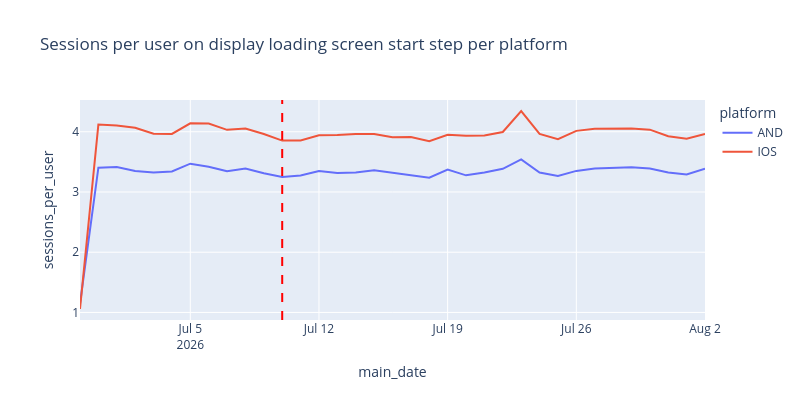
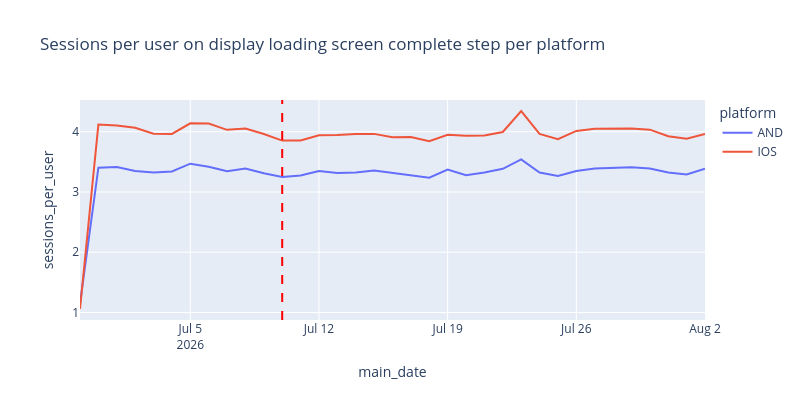

Notebook source saved alongside these figures, in order:
### Markdown cell above
### Start and Complete

### Code cell
fig = px.line(data_bootstrap_applaunch_strt, 
              x='main_date', 
              y='sessions_per_user',
              color='platform',
              title='Sessions per user on display loading screen start step per platform',
              width=800,
              height=400,
              hover_data={'main_date': True, 'unique_users':True},
)

# draw a vertical line at the date 2026-07-10 to indicate the start of the cohort window
fig.add_vline(x='2026-07-10', line_dash="dash", line_color="red")
# do not attach the y-axis to zero
fig.update_yaxes(rangemode="normal")

fig.show()

fig = px.line(data_bootstrap_applaunch_cmpt,
              x='main_date', 
              y='sessions_per_user',
              color='platform',
              title='Sessions per user on display loading screen complete step per platform',
              width=800,
              height=400,
              hover_data={'main_date': True, 'unique_users':True},
)

# draw a vertical line at the date 2026-07-10 to indicate the start of the cohort window
fig.add_vline(x='2026-07-10', line_dash="dash", line_color="red")
# do not attach the y-axis to zero
fig.update_yaxes(rangemode="normal")

fig.show()

### Figure 1 — Plotly figure (JSON) as saved in the notebook; plotly's stock layout.template omitted (floating-point values rounded to 4 significant figures)
{"data": [{"customdata": [[7], [30934], [30618], [30580], [30079], [29394], [30327], [30255], [30524], [30296], [30241], [29784], [29355], [30013], [29912], [29977], [29468], [29153], [28878], [28503], [28878], [28881], [28759], [28613], [28474], [27947], [27399], [28185], [27798], [27579], [27444], [27135], [26890], [26181], [26669]], "hovertemplate": "platform=AND<br>main_date=%{x}<br>sessions_per_user=%{y}<br>unique_users=%{customdata[0]}<extra></extra>", "legendgroup": "AND", "line": {"color": "#636efa", "dash": "solid"}, "marker": {"symbol": "circle"}, "mode": "lines", "name": "AND", "orientation": "v", "showlegend": true, "type": "scatter", "x": ["2026-06-29", "2026-06-30", "2026-07-01", "2026-07-02", "2026-07-03", "2026-07-04", "2026-07-05", "2026-07-06", "2026-07-07", "2026-07-08", "2026-07-09", "2026-07-10", "2026-07-11", "2026-07-12", "2026-07-13", "2026-07-14", "2026-07-15", "2026-07-16", "2026-07-17", "2026-07-18", "2026-07-19", "2026-07-20", "2026-07-21", "2026-07-22", "2026-07-23", "2026-07-24", "2026-07-25", "2026-07-26", "2026-07-27", "2026-07-28", "2026-07-29", "2026-07-30", "2026-07-31", "2026-08-01", "2026-08-02"], "xaxis": "x", "y": [1.143, 3.403, 3.417, 3.349, 3.323, 3.34, 3.47, 3.42, 3.345, 3.391, 3.31, 3.249, 3.276, 3.35, 3.315, 3.323, 3.359, 3.32, 3.276, 3.238, 3.373, 3.277, 3.323, 3.385, 3.542, 3.323, 3.267, 3.35, 3.389, 3.398, 3.411, 3.39, 3.324, 3.292, 3.387], "yaxis": "y"}, {"customdata": [[35], [46073], [45661], [45220], [44638], [43626], [44852], [45365], [45368], [45311], [45247], [44479], [43662], [44955], [45090], [45099], [44634], [44271], [43413], [42888], [43861], [43756], [43820], [43638], [43177], [42261], [41282], [42274], [42346], [41812], [41604], [40993], [40446], [39106], [40037]], "hovertemplate": "platform=IOS<br>main_date=%{x}<br>sessions_per_user=%{y}<br>unique_users=%{customdata[0]}<extra></extra>", "legendgroup": "IOS", "line": {"color": "#EF553B", "dash": "solid"}, "marker": {"symbol": "circle"}, "mode": "lines", "name": "IOS", "orientation": "v", "showlegend": true, "type": "scatter", "x": ["2026-06-29", "2026-06-30", "2026-07-01", "2026-07-02", "2026-07-03", "2026-07-04", "2026-07-05", "2026-07-06", "2026-07-07", "2026-07-08", "2026-07-09", "2026-07-10", "2026-07-11", "2026-07-12", "2026-07-13", "2026-07-14", "2026-07-15", "2026-07-16", "2026-07-17", "2026-07-18", "2026-07-19", "2026-07-20", "2026-07-21", "2026-07-22", "2026-07-23", "2026-07-24", "2026-07-25", "2026-07-26", "2026-07-27", "2026-07-28", "2026-07-29", "2026-07-30", "2026-07-31", "2026-08-01", "2026-08-02"], "xaxis": "x", "y": [1.057, 4.119, 4.106, 4.067, 3.967, 3.964, 4.14, 4.138, 4.032, 4.053, 3.962, 3.853, 3.855, 3.941, 3.948, 3.963, 3.965, 3.907, 3.913, 3.842, 3.95, 3.936, 3.94, 3.996, 4.345, 3.964, 3.877, 4.015, 4.051, 4.049, 4.055, 4.036, 3.925, 3.886, 3.962], "yaxis": "y"}], "layout": {"height": 400, "legend": {"title": {"text": "platform"}, "tracegroupgap": 0}, "shapes": [{"line": {"color": "red", "dash": "dash"}, "type": "line", "x0": "2026-07-10", "x1": "2026-07-10", "xref": "x", "y0": 0, "y1": 1, "yref": "y domain"}], "title": {"text": "Sessions per user on display loading screen start step per platform"}, "width": 800, "xaxis": {"anchor": "y", "domain": [0, 1], "title": {"text": "main_date"}}, "yaxis": {"anchor": "x", "domain": [0, 1], "rangemode": "normal", "title": {"text": "sessions_per_user"}}}}

### Figure 2 — Plotly figure (JSON) as saved in the notebook; plotly's stock layout.template omitted (floating-point values rounded to 4 significant figures)
{"data": [{"customdata": [[7], [30936], [30617], [30585], [30079], [29396], [30328], [30255], [30525], [30294], [30241], [29783], [29356], [30014], [29916], [29977], [29469], [29151], [28878], [28508], [28878], [28879], [28760], [28614], [28478], [27947], [27400], [28187], [27800], [27580], [27444], [27136], [26889], [26181], [26669]], "hovertemplate": "platform=AND<br>main_date=%{x}<br>sessions_per_user=%{y}<br>unique_users=%{customdata[0]}<extra></extra>", "legendgroup": "AND", "line": {"color": "#636efa", "dash": "solid"}, "marker": {"symbol": "circle"}, "mode": "lines", "name": "AND", "orientation": "v", "showlegend": true, "type": "scatter", "x": ["2026-06-29", "2026-06-30", "2026-07-01", "2026-07-02", "2026-07-03", "2026-07-04", "2026-07-05", "2026-07-06", "2026-07-07", "2026-07-08", "2026-07-09", "2026-07-10", "2026-07-11", "2026-07-12", "2026-07-13", "2026-07-14", "2026-07-15", "2026-07-16", "2026-07-17", "2026-07-18", "2026-07-19", "2026-07-20", "2026-07-21", "2026-07-22", "2026-07-23", "2026-07-24", "2026-07-25", "2026-07-26", "2026-07-27", "2026-07-28", "2026-07-29", "2026-07-30", "2026-07-31", "2026-08-01", "2026-08-02"], "xaxis": "x", "y": [1.143, 3.403, 3.417, 3.349, 3.323, 3.34, 3.47, 3.42, 3.345, 3.392, 3.31, 3.249, 3.276, 3.35, 3.315, 3.324, 3.359, 3.321, 3.277, 3.238, 3.373, 3.277, 3.323, 3.385, 3.542, 3.323, 3.267, 3.35, 3.389, 3.398, 3.411, 3.39, 3.325, 3.292, 3.387], "yaxis": "y"}, {"customdata": [[35], [46073], [45660], [45220], [44636], [43628], [44851], [45365], [45369], [45311], [45246], [44479], [43661], [44953], [45088], [45097], [44634], [44268], [43412], [42888], [43861], [43757], [43820], [43637], [43177], [42261], [41282], [42275], [42347], [41813], [41603], [40993], [40445], [39105], [40040]], "hovertemplate": "platform=IOS<br>main_date=%{x}<br>sessions_per_user=%{y}<br>unique_users=%{customdata[0]}<extra></extra>", "legendgroup": "IOS", "line": {"color": "#EF553B", "dash": "solid"}, "marker": {"symbol": "circle"}, "mode": "lines", "name": "IOS", "orientation": "v", "showlegend": true, "type": "scatter", "x": ["2026-06-29", "2026-06-30", "2026-07-01", "2026-07-02", "2026-07-03", "2026-07-04", "2026-07-05", "2026-07-06", "2026-07-07", "2026-07-08", "2026-07-09", "2026-07-10", "2026-07-11", "2026-07-12", "2026-07-13", "2026-07-14", "2026-07-15", "2026-07-16", "2026-07-17", "2026-07-18", "2026-07-19", "2026-07-20", "2026-07-21", "2026-07-22", "2026-07-23", "2026-07-24", "2026-07-25", "2026-07-26", "2026-07-27", "2026-07-28", "2026-07-29", "2026-07-30", "2026-07-31", "2026-08-01", "2026-08-02"], "xaxis": "x", "y": [1.057, 4.119, 4.106, 4.067, 3.967, 3.963, 4.14, 4.138, 4.032, 4.053, 3.963, 3.854, 3.855, 3.941, 3.948, 3.964, 3.965, 3.908, 3.913, 3.842, 3.95, 3.936, 3.939, 3.997, 4.345, 3.964, 3.877, 4.015, 4.051, 4.049, 4.055, 4.035, 3.925, 3.886, 3.962], "yaxis": "y"}], "layout": {"height": 400, "legend": {"title": {"text": "platform"}, "tracegroupgap": 0}, "shapes": [{"line": {"color": "red", "dash": "dash"}, "type": "line", "x0": "2026-07-10", "x1": "2026-07-10", "xref": "x", "y0": 0, "y1": 1, "yref": "y domain"}], "title": {"text": "Sessions per user on display loading screen complete step per platform"}, "width": 800, "xaxis": {"anchor": "y", "domain": [0, 1], "title": {"text": "main_date"}}, "yaxis": {"anchor": "x", "domain": [0, 1], "rangemode": "normal", "title": {"text": "sessions_per_user"}}}}
